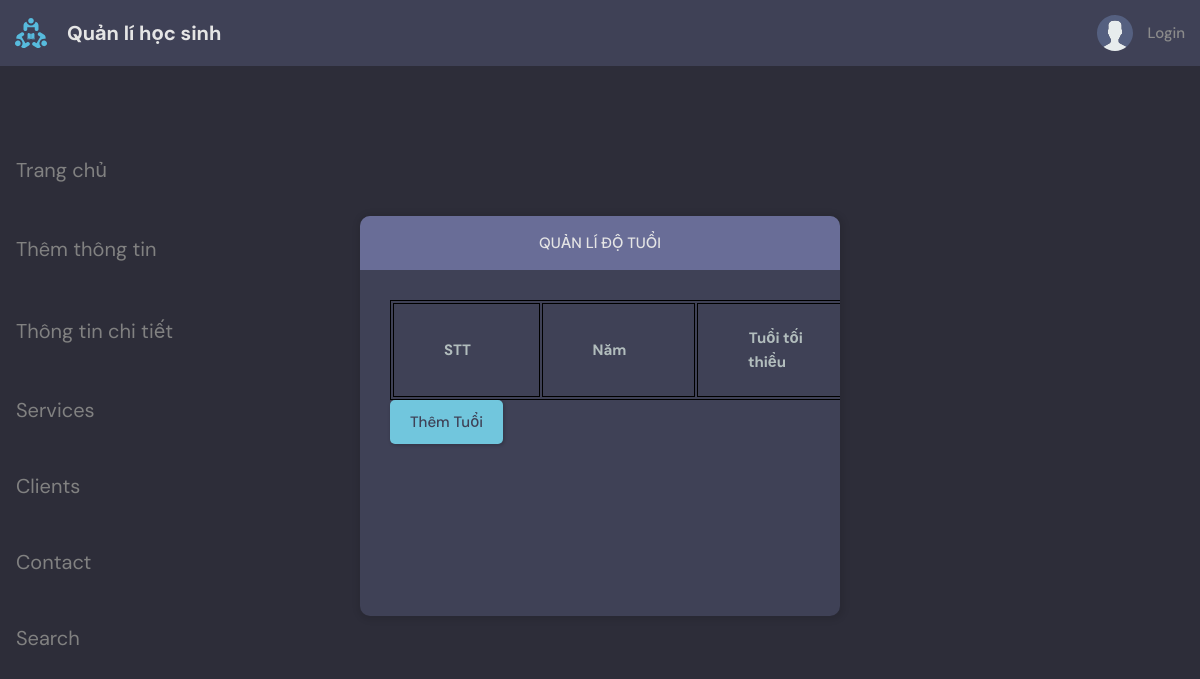
The page /quanlidotuoi/ on the database as committed earlier.
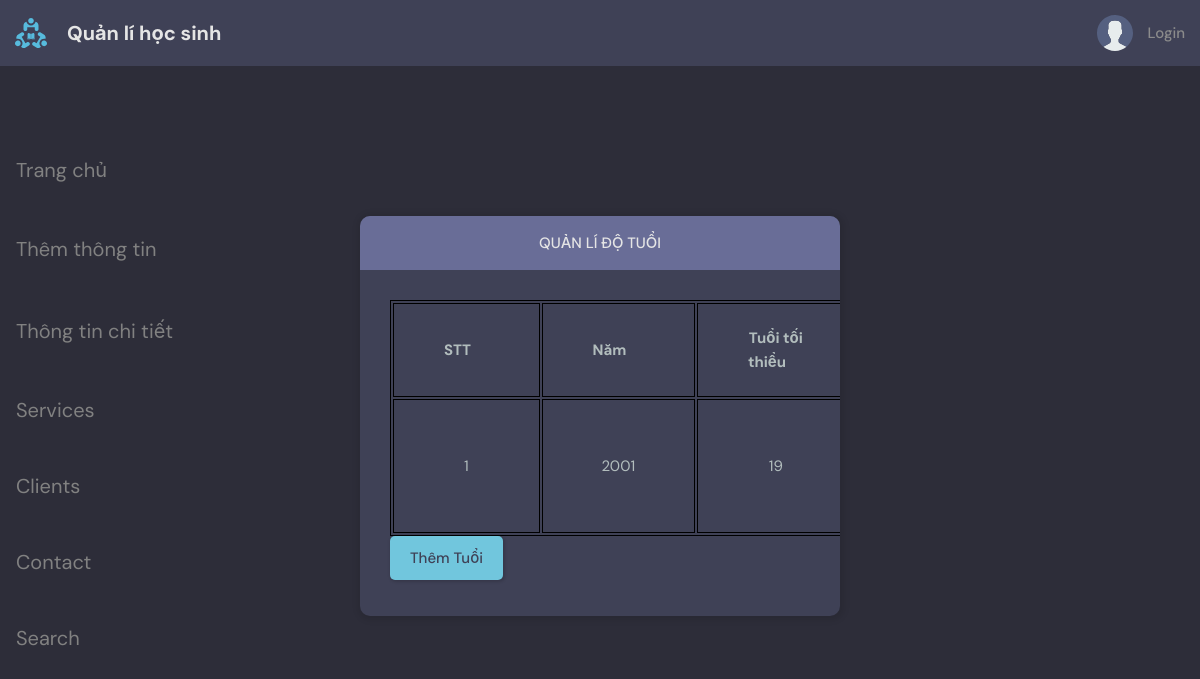
The same page on the database as committed later.
### base/models.py (models this page shows, shortened)
class Age(models.Model):
    year = models.CharField(max_length=200, unique=True)
    max_age = models.IntegerField(null=False)
    min_age = models.IntegerField(null=False)

### base/views.py (the view)
def quanlidotuoi(request):
    age = Age.objects.all()
    context = {'age': age}
    return render(request, 'base/quanlidotuoi.html', context=context)

### base/templates/base/quanlidotuoi.html (shortened to what this page needs)
{% extends 'main.html' %}
{% block content %}
    <main class = 'auth layout'>
        <div class = 'container'>
            {% include 'base/topics_component.html' %}
            <div class = 'layout__box'>
                <div class = 'layout__boxHeader'>
                    <div class = 'layout__boxTitle'>
                        <h3>Quản lí độ tuổi</h3>
                    </div>
                </div>
                <div class = 'layout__body'>
                    <table class="table table-sm">
                            <tr>
                                <th>STT&nbsp&nbsp&nbsp&nbsp&nbsp</th>
                                <th>Năm&nbsp&nbsp&nbsp&nbsp&nbsp</th>
                                <th>Tuổi tối thiểu&nbsp&nbsp&nbsp&nbsp&nbsp</th>
                            </tr>
                            {% for year in age %}
                            <tr>
                                <td>{{forloop.counter }} </td>
                                <td>{{year.year}}</td>
                                <td>{{year.min_age}}</td>
                            </tr>
                        {% endfor %}
                    </table>
                        <a href="{% url 'themTuoi' %}" type="button" class="btn btn--main">Thêm Tuổi</a>
                </div>
            </div>
        </div>
    </main>
{% endblock content %}

### templates/main.html (shortened to what this page needs)
<!DOCTYPE html>
{% load static %}
<html lang="en">
<head>
    <link rel="stylesheet" href="{% static 'styles/style.css' %}" />
</head>
<body>
    {% include 'navbar.html' %}
    {% block content %}
    {% endblock %}
</body>
</html>

### templates/navbar.html (shortened to what this page needs)
{% load static %}
<header class="header header--loggedIn">
    <div class="container">
        <a href="{% url 'home' %}" class="header__logo">
            <img src="{% static 'images/logo.svg' %}" />
            <h1>Quản lí học sinh</h1>
        </a>
        <nav class="header__menu">
            {% if request.user.is_authenticated %}
            <div class="header__user">
                <a href=" url 'update-user' ">
                    <div class="avatar avatar--medium active">
                        <img src="{{request.user.avatar.url}}" />
                    </div>
                    <p>{{request.user.username}} <span>@{{request.user.username}}</span></p>
                </a>
                <button class="dropdown-button">
                    <svg version="1.1" xmlns="http://www.w3.org/2000/svg" width="32" height="32" viewBox="0 0 32 32">
                        <title>chevron-down</title>
                        <path d="M16 21l-13-13h-3l16 16 16-16h-3l-13 13z"></path>
                    </svg>
                </button>
            </div>
            {% else %}
            <a href="{% url 'login' %}">
                <img src="{% static 'images/avatar.svg' %}" />
                <p>Login</p>
            </a>
            {% endif %}
        </nav>
    </div>
</header>

### base/templates/base/topics_component.html (shortened to what this page needs)
<div class="sidenav">
    <a href="{% url 'home' %}">Trang chủ</a>
    <button class="dropdown-btn">Thêm thông tin
    </button>
    <button class="dropdown-btn">Thông tin chi tiết
      </button>
    <a href="#services">Services</a>
    <a href="#clients">Clients</a>
    <a href="#contact">Contact</a>
    <a href="#contact">Search</a>
  </div>

### static/styles/style.css (style rules this page uses)
:root { --color-main: #71c6dd; --color-main-light: #e1f6fb; --color-dark: #3f4156; --color-dark-medium: #51546e; --color-dark-light: #696d97; --color-light: #e5e5e5; --color-gray: #8b8b8b; --color-light-gray: #b2bdbd; --color-bg: #2d2d39; --color-success: #5dd693; --color-error: #fc4b0b; }
* { font-family: "DM Sans", -apple-system, BlinkMacSystemFont, "Segoe UI", Roboto, Oxygen, Ubuntu, Cantarell, "Open Sans", "Helvetica Neue", sans-serif; margin: 0; padding: 0; box-sizing: border-box; text-rendering: optimizeLegibility; font-size: inherit; }
html { font-size: 56.25%; }
@media only screen and (min-width: 1200px) { html { font-size: 62.5%; } }
body { line-height: 1.6; font-weight: 400; font-size: 1.5rem; color: var(--color-light-gray); background-color: var(--color-bg); min-height: 100vh; }
img { width: 100%; }
a { display: inline-block; color: var(--color-main); text-decoration: none; }
.container { max-width: 120rem; width: 100%; margin: auto; }
.btn { background-color: transparent; border: none; display: inline-flex; align-items: center; gap: 1rem; cursor: pointer; transition: all ease-in-out 0.3s; padding: 1rem 2rem; border-radius: 5px; box-shadow: 1px 1px 3px 1px rgba(0, 0, 0, 0.15); font-weight: 500; }
.btn--main { background-color: var(--color-main); color: var(--color-dark); }
.header { padding: 1.5rem; background-color: var(--color-dark); }
.header > .container { display: flex; gap: 9.5rem; }
.header__logo, .header__user { display: flex; gap: 2rem; align-items: center; }
.header__logo > img { height: 3.2rem; width: 3.2rem; }
.header__logo > h1 { font-weight: 700; font-size: 2rem; color: var(--color-light); }
.header__menu { margin-left: auto; position: relative; }
.header__menu a { display: flex; gap: 1.5rem; align-items: center; font-weight: 500; text-decoration: none; color: var(--color-gray); }
.header__menu img { height: 3.6rem; }
.header__menu p { line-height: 1.2; }
.layout { margin-top: 2.4rem; }
.layout > .container { display: flex; justify-content: space-between; align-items: flex-start; }
.layout__box { width: 90%; max-width: 48rem; min-height: 40rem; position: absolute; top: 50%; left: 50%; transform: translate(-50%, -46%); background-color: var(--color-dark); border-radius: 1rem; box-shadow: 1px 1px 6px 3px rgba(0, 0, 0, 0.1); overflow: hidden; }
table, td, th { border: 1px solid black; }
th,td { padding-top: 10px; padding-bottom: 10px; padding-left: 50px; padding-right: 50px; text-align: center; }
.layout__boxHeader { display: flex; padding: 1.5rem; background-color: var(--color-dark-light); }
.layout__boxTitle { display: flex; gap: 1.5rem; align-items: center; }
.layout__boxTitle h3 { text-transform: uppercase; font-weight: 500; color: var(--color-light); }
.layout__body { margin: 3rem; }
.auth .layout__boxHeader { text-align: center; justify-content: center; }

### base/templates/base/topics_component.html (style rules this page uses)
.sidenav { height: 100%; width: 300px; z-index: 1; top: 0; left: 0; overflow-x: hidden; padding-top: 20px; line-height: 1; }
.sidenav a, .dropdown-btn { padding: 50px 8px 6px 16px; text-decoration: none; font-size: 20px; color: #818181; display: block; border: none; background: none; width: 100%; text-align: left; cursor: pointer; outline: none; }

Rows that differ between the two databases and show on the page:
added Age: year "2001", min_age "19"
